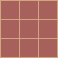

The image is a tile-based game level rendered from a .tmx file. Its description and source (layers, tilesets, objects; grid data summarised) follow:
An orthogonal 58x58 tile map with 1x1 px tiles, 1 tile layer (Tile Layer 1).

<map version="1.9" tiledversion="1.9.2" orientation="orthogonal" renderorder="right-down" width="58" height="58" tilewidth="1" tileheight="1" infinite="0" nextlayerid="2" nextobjectid="1">
 <tileset firstgid="1" source="assets.tsx" />
 <layer id="1" name="Tile Layer 1" width="58" height="58">
  <data>[3364 cells, 3364 non-empty, 2998 distinct tile ids]</data>
 </layer>
</map>
